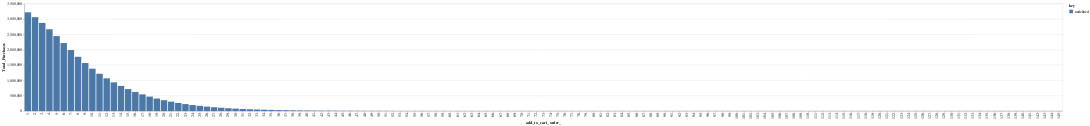

Notebook source saved alongside this figure:
### Code cell
alt.Chart(prod_cart_pos).mark_bar().encode(
    x='add_to_cart_order_:O',
    y='Total_Purchases:Q',
    color='key:N'
)

### Figure 1 — Vega-Lite specification as saved in the notebook (floating-point values rounded to 4 significant figures; data arrays with more than 128 entries replaced by an {"elided": "..."} marker saying what was removed)
{"config": {"view": {"continuousWidth": 400, "continuousHeight": 300}}, "data": {"name": "data-5f4956af3aa43e34189d2c1404ee3e0a"}, "mark": "bar", "encoding": {"color": {"type": "nominal", "field": "key"}, "x": {"type": "ordinal", "field": "add_to_cart_order_"}, "y": {"type": "quantitative", "field": "Total_Purchases"}}, "$schema": "https://vega.github.io/schema/vega-lite/v4.0.0.json", "datasets": {"data-5f4956af3aa43e34189d2c1404ee3e0a": {"elided": "145 records"}}}
